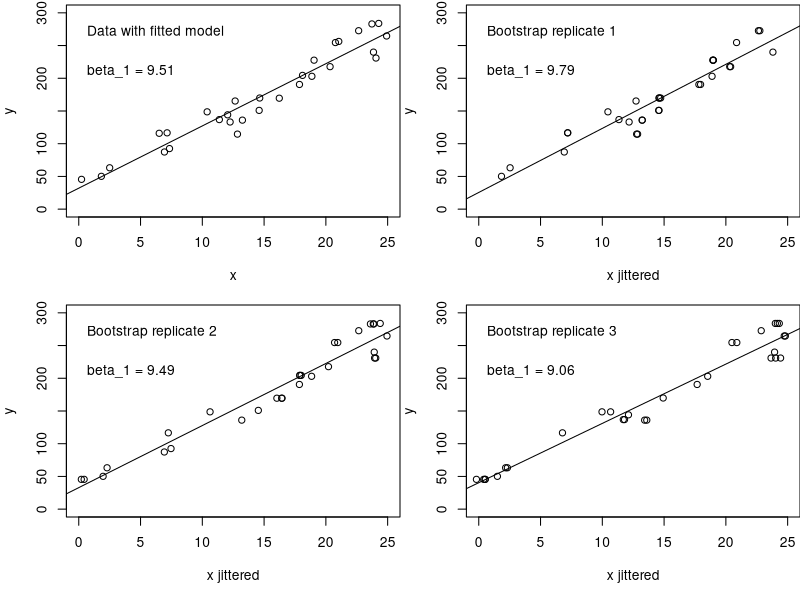
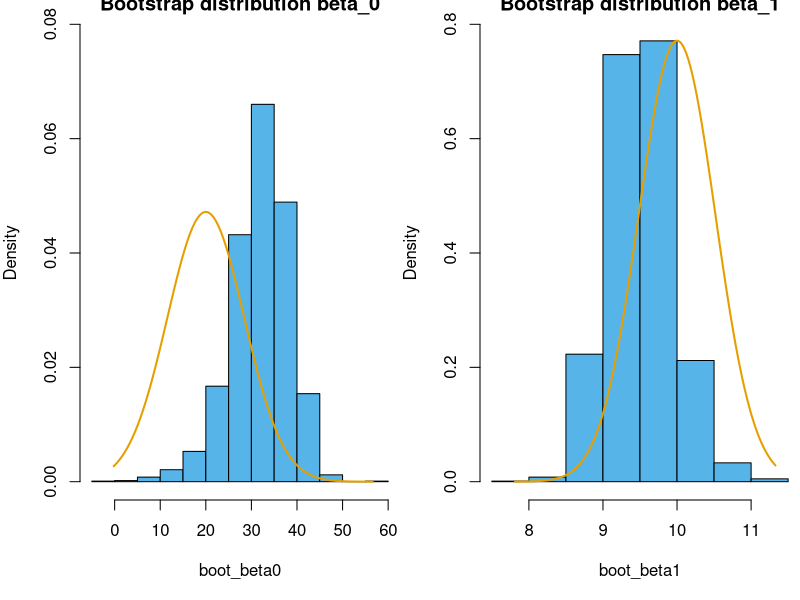
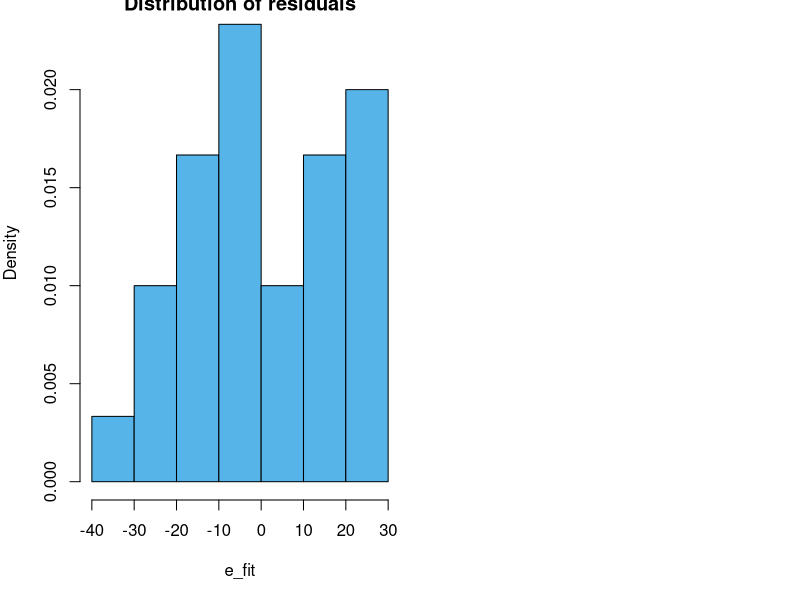
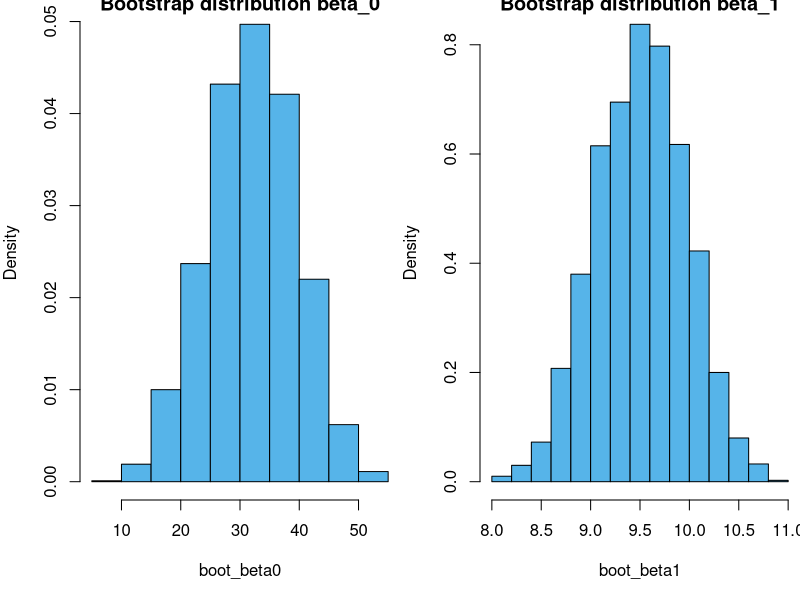
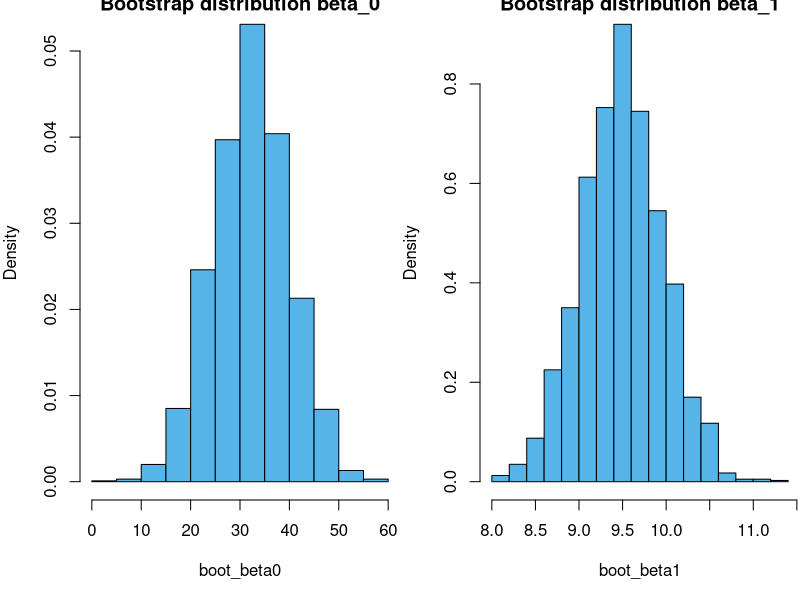
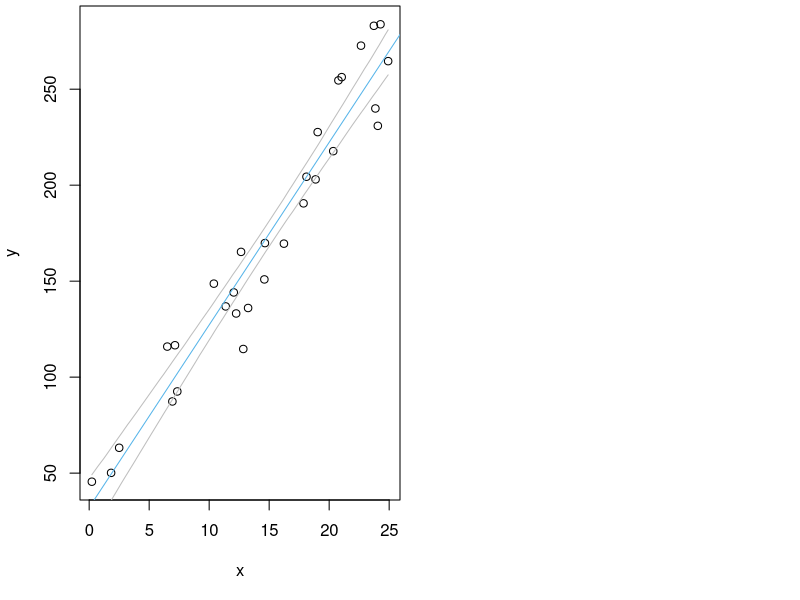

Here is the R script that generated these plots, in order:
## ---- chunk 1
set.seed(4.6) #make example reproducible
n <- 30  #size of dataset
b0 <- 20 #true y intercept
b1 <- 10 #true slope
s <- 20  #true standard deviation of the errors
x <- runif(n,min=0,max=25) #nb while we have used runif, x is not a random variable
y <- b0 + b1 * x + rnorm(n,sd=s) #random sample of y from the population
df <- data.frame(x,y)
## ---- chunk 2
par(mfrow=c(2,2),mar=c(5,4,0.3,0))

# Plot the data with fitted model
ylim <- c(0,300)
xlim <- c(0,25)
with(df,plot(x,y,xlim=xlim,ylim=ylim))
fit <- lm(y~x,data=df)
abline(fit)
text(0,0.9*300,"Data with fitted model",pos=4)
beta1_lab <- paste( "beta_1 =", round(coef(fit)[2],2) )
text(0,0.7*300,beta1_lab,pos=4)

# The first 3 bootstrap replicates
for ( i in 1:3 ) {
    # Resample data in y,x pairs from the sample with replacement
    df_boot <- df[sample(1:n,replace=TRUE),] #sample y,x pairs
    # Fit the linear model
    fit_boot <- lm(y~x,data=df_boot)
    # Get the parameter estimate
    beta1_lab <- paste( "beta_1 =", round(coef(fit_boot)[2],2) )
    # Plot this single bootstrap replicate
    with(df_boot,plot(jitter(x,10),y,xlim=xlim,ylim=ylim,xlab="x jittered"))
    abline(fit_boot)
    text(0,0.9*300,paste("Bootstrap replicate",i),pos=4)
    text(0,0.7*300,beta1_lab,pos=4)
}
## ---- chunk 3
reps <- 2000
boot_beta0 <- rep(NA,reps)
boot_beta1 <- rep(NA,reps)
for ( i in 1:reps ) {
    # Resample data in y,x pairs from the sample with replacement
    df_boot <- df[sample(1:n,replace=TRUE),] #sample y,x pairs
    # Fit the linear model
    fit_boot <- lm(y~x,data=df_boot)
    # Keep the parameter estimates
    boot_beta0[i] <- coef(fit_boot)[1]
    boot_beta1[i] <- coef(fit_boot)[2]
}
par(mfrow=c(1,2))

# Bootstrap distribution for beta_0
hist(boot_beta0,freq=FALSE,ylim=c(0,0.08),col="#56B4E9",main="Bootstrap distribution beta_0")

# Theoretical "true" sampling distribution for beta_0
varpx <- mean((x-mean(x))^2) #population variance of x
k0 <- sqrt( 1 + mean(x)^2 / varpx )
s0 <- k0 * s/sqrt(n)
yy <- seq(min(boot_beta0),max(boot_beta0),length.out=100)
lines(yy,dnorm(yy,mean=b0,sd=s0),lwd=2,col="#E69F00")

# Bootstrap distribution for beta_1
hist(boot_beta1,freq=FALSE,ylim=c(0,0.8),col="#56B4E9",main="Bootstrap distribution beta_1")

# Theoretical "true" sampling distribution for beta_1
k1 <- 1 / sqrt( varpx )
s1 <- k1 * s/sqrt(n)
yy <- seq(min(boot_beta1),max(boot_beta1),length.out=100)
lines(yy,dnorm(yy,mean=b1,sd=s1),lwd=2,col="#E69F00")
## ---- chunk 4
sd(boot_beta0)
sd(boot_beta1)
summary(fit)$coefficients
## ---- chunk 5
e_fit <- fit$residuals
hist(e_fit,freq=FALSE,col="#56B4E9",main="Distribution of residuals")
## ---- chunk 6
reps <- 2000
boot_beta0 <- rep(NA,reps)
boot_beta1 <- rep(NA,reps)
df_boot <- df
for ( i in 1:reps ) {
    # Resample errors from the model fit with replacement
    e_boot <- sample(e_fit,replace=TRUE)
    # Create new y-values at the original x values
    df_boot$y <- coef(fit)[1] + coef(fit)[2]*df_boot$x + e_boot
    # Fit the linear model
    fit_boot <- lm(y~x,data=df_boot)
    # Keep the parameter estimates
    boot_beta0[i] <- coef(fit_boot)[1]
    boot_beta1[i] <- coef(fit_boot)[2]
}
par(mfrow=c(1,2))

# Bootstrap distribution for beta_0
hist(boot_beta0,freq=FALSE,col="#56B4E9",main="Bootstrap distribution beta_0")

# Bootstrap distribution for beta_1
hist(boot_beta1,freq=FALSE,col="#56B4E9",main="Bootstrap distribution beta_1")
## ---- chunk 7
sd(boot_beta0)
sd(boot_beta1)
summary(fit)$coefficients
## ---- chunk 8
reps <- 2000
boot_beta0 <- rep(NA,reps)
boot_beta1 <- rep(NA,reps)
df_boot <- df #data frame

# Estimate for sigma = sqrt(Var(e)), where the denominator for Var(e) is the
# residual degrees of freedom, n - 2 in the simple linear model because we
# estimate two parameters.
var_e_hat <- sum((fit$residuals)^2) / fit$df.residual
sigma_hat <- sqrt(var_e_hat)

# Bootstrap realizations
for ( i in 1:reps ) {
    # Sample errors from the Normal distribution
    e_boot <- rnorm(n,0,sigma_hat)
    # Create new y-values at the original x values
    df_boot$y <- coef(fit)[1] + coef(fit)[2]*df_boot$x + e_boot
    # Fit the linear model
    fit_boot <- lm(y~x,data=df_boot)
    # Keep the parameter estimates
    boot_beta0[i] <- coef(fit_boot)[1]
    boot_beta1[i] <- coef(fit_boot)[2]
}
par(mfrow=c(1,2))

# Bootstrap distribution for beta_0
hist(boot_beta0,freq=FALSE,col="#56B4E9",main="Bootstrap distribution beta_0")

# Bootstrap distribution for beta_1
hist(boot_beta1,freq=FALSE,col="#56B4E9",main="Bootstrap distribution beta_1")
## ---- chunk 9
sd(boot_beta0)
sd(boot_beta1)
summary(fit)$coefficients
## ---- chunk 10
# Rough 95% confidence interval for beta_0
c(coef(fit)[1]-2*sd(boot_beta0),coef(fit)[1]+2*sd(boot_beta0))

# Rough 95% confidence interval for beta_1
c(coef(fit)[2]-2*sd(boot_beta1),coef(fit)[2]+2*sd(boot_beta1))

# Bootstrap percentile method for beta_0
quantile(boot_beta0,probs=c(0.025,0.975))

# Bootstrap percentile method for beta_1
quantile(boot_beta1,probs=c(0.025,0.975))

# Compare to classical intervals
confint(fit)

## ---- chunk 11
reps <- 2000
boot_beta0 <- rep(NA,reps)
boot_beta1 <- rep(NA,reps)
df_boot <- df #data frame
xx <- seq(min(df$x),max(df$x),length.out=100)
y_hat <- matrix(NA,nrow=reps,ncol=length(xx))

# Estimate for sigma = sqrt(Var(e)), where the denominator for Var(e) is the
# residual degrees of freedom, n - 2 in the simple linear model because we
# estimate two parameters.
var_e_hat <- sum((fit$residuals)^2) / fit$df.residual
sigma_hat <- sqrt(var_e_hat)

# Bootstrap realizations
for ( i in 1:reps ) {
    # Sample errors from the Normal distribution
    e_boot <- rnorm(n,0,sigma_hat)
    # Create new y-values at the original x values
    df_boot$y <- coef(fit)[1] + coef(fit)[2]*df_boot$x + e_boot
    # Fit the linear model
    fit_boot <- lm(y~x,data=df_boot)
    # Keep the y estimates for a range of x
    y_hat[i,] <- coef(fit_boot)[1] + coef(fit_boot)[2]*xx
}

# Calculate percentiles for y estimates
ci_upper <- rep(NA,length(xx))
ci_lower <- rep(NA,length(xx))
for ( j in 1:length(xx) ) {
    ci_upper[j] <- quantile(y_hat[,j],prob=0.975)
    ci_lower[j] <- quantile(y_hat[,j],prob=0.025)
}

# Plot model fit with bootstrapped 95% confidence intervals
with(df,plot(x,y))
abline(fit,col="#56B4E9")
lines(xx,ci_upper,col="grey")
lines(xx,ci_lower,col="grey")
